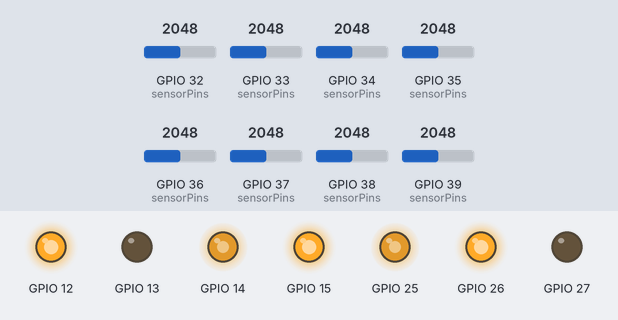
The sketch below on a simulated ESP32. On the bench: output pins drawn as LEDs (lit = HIGH). The inputs (shaded band) are chosen by the test bench; at power-on: GPIO 32 (sensorPins) = 2048, GPIO 38 (sensorPins) = 2048, GPIO 33 (sensorPins) = 2048, GPIO 34 (sensorPins) = 2048, GPIO 35 (sensorPins) = 2048, GPIO 36 (sensorPins) = 2048, GPIO 37 (sensorPins) = 2048, GPIO 39 (sensorPins) = 2048.

Above: at 1.2 s.
1.3 s: GPIO 32 (sensorPins) set to 553
2.8 s: GPIO 32 (sensorPins) set to 480
5.8 s: GPIO 38 (sensorPins) set to 547
7.3 s: GPIO 38 (sensorPins) set to 462
10.3 s: GPIO 32 (sensorPins) set to 1228
At 11.4 s:
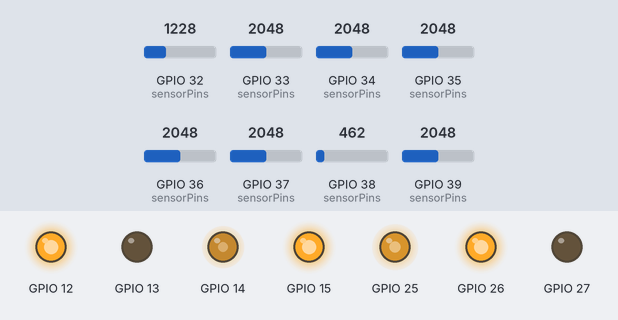
11.8 s: GPIO 33 (sensorPins) set to 550
13.3 s: GPIO 33 (sensorPins) set to 447
At 13.9 s:
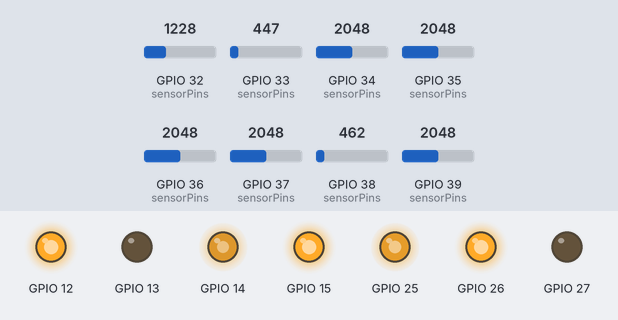
Timing chart, 0 to 15.8 s (numbered marks = the images above; inputs shaded):
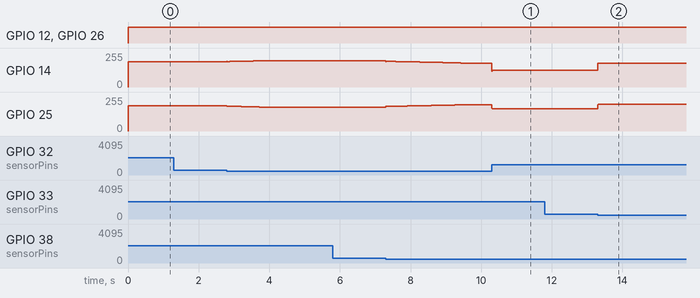

Measured:
- the behaviour switches between 500 and 499 on GPIO 33 (sensorPins) (found by bisection; images 1 and 2)
- after the input at 1.3 s, every drawn part: stays the same
- after the input at 5.8 s, every drawn part: stays the same
- after the input at 10.3 s, GPIO 14: 179/255 → 124/255 at once; GPIO 25: 198/255 → 168/255 at once
- after the input at 11.8 s, every drawn part: stays the same
- after the input at 13.3 s, GPIO 14: 124/255 → 178/255 at once; GPIO 25: 168/255 → 199/255 at once

The sketch:

line_follower.ino
```cpp
#include <Arduino.h>

#define NUM_SENSORS 8
#define SENSOR_PINS {34, 35, 32, 33, 36, 39, 37, 38}
#define THRESHOLD 500
#define MAX_PWM 255
#define BASE_SPEED_FAST 190
#define BASE_SPEED_SLOW 110
#define ERROR_SLOW_THRESHOLD 1.8

#define KP1 1.8
#define KI1 0.03
#define KD1 0.9
#define KP2 2.5
#define KI2 0.06
#define KD2 1.4
#define KP3 3.5
#define KI3 0.10
#define KD3 2.2

#define INTEGRAL_LIMIT 120
#define LOOP_TIME_MS 10

const int sensorPins[NUM_SENSORS] = SENSOR_PINS;
int sensorValues[NUM_SENSORS];
int lastError = 0;
long integral = 0;
unsigned long lastTime = 0;

void setup() {
  for (int i = 0; i < NUM_SENSORS; i++) {
    pinMode(sensorPins[i], INPUT);
  }
  pinMode(25, OUTPUT);
  pinMode(26, OUTPUT);
  pinMode(27, OUTPUT);
  pinMode(14, OUTPUT);
  pinMode(12, OUTPUT);
  pinMode(13, OUTPUT);
  pinMode(15, OUTPUT);
  digitalWrite(15, HIGH);
  ledcSetup(0, 20000, 8);
  ledcSetup(1, 20000, 8);
  ledcAttachPin(25, 0);
  ledcAttachPin(14, 1);
  lastTime = millis();
}

void readSensors() {
  for (int i = 0; i < NUM_SENSORS; i++) {
    sensorValues[i] = (analogRead(sensorPins[i]) < THRESHOLD) ? 1 : 0;
  }
}

float computePosition() {
  long weightedSum = 0;
  int total = 0;
  for (int i = 0; i < NUM_SENSORS; i++) {
    if (sensorValues[i]) {
      weightedSum += (long)(i - (NUM_SENSORS - 1) / 2.0) * 1000;
      total++;
    }
  }
  if (total == 0) return lastError;
  return (float)weightedSum / total / 1000.0;
}

float computePID(float error, float KP, float KI, float KD) {
  integral += (long)error;
  integral = constrain(integral, -INTEGRAL_LIMIT, INTEGRAL_LIMIT);
  int derivative = (int)(error - lastError);
  lastError = (int)error;
  return KP * error + KI * integral + KD * derivative;
}

void setMotors(int left, int right) {
  left = constrain(left, -MAX_PWM, MAX_PWM);
  right = constrain(right, -MAX_PWM, MAX_PWM);
  if (left >= 0) {
    digitalWrite(26, HIGH);
    digitalWrite(27, LOW);
  } else {
    digitalWrite(26, LOW);
    digitalWrite(27, HIGH);
    left = -left;
  }
  if (right >= 0) {
    digitalWrite(12, HIGH);
    digitalWrite(13, LOW);
  } else {
    digitalWrite(12, LOW);
    digitalWrite(13, HIGH);
    right = -right;
  }
  ledcWrite(0, left);
  ledcWrite(1, right);
}

void loop() {
  unsigned long now = millis();
  if (now - lastTime < LOOP_TIME_MS) return;
  lastTime = now;

  readSensors();
  float error = computePosition();
  float absErr = fabs(error);

  float KP, KI, KD;
  if (absErr < 0.6) {
    KP = KP1; KI = KI1; KD = KD1;
  } else if (absErr < 1.6) {
    KP = KP2; KI = KI2; KD = KD2;
  } else {
    KP = KP3; KI = KI3; KD = KD3;
  }

  int basePWM = BASE_SPEED_FAST;
  if (absErr > ERROR_SLOW_THRESHOLD) {
    basePWM = map(absErr * 100, ERROR_SLOW_THRESHOLD * 100, 400, BASE_SPEED_FAST, BASE_SPEED_SLOW);
    basePWM = constrain(basePWM, BASE_SPEED_SLOW, BASE_SPEED_FAST);
  }

  float correction = computePID(error, KP, KI, KD);
  int leftPWM = basePWM + correction;
  int rightPWM = basePWM - correction;

  setMotors(leftPWM, rightPWM);
}
```
